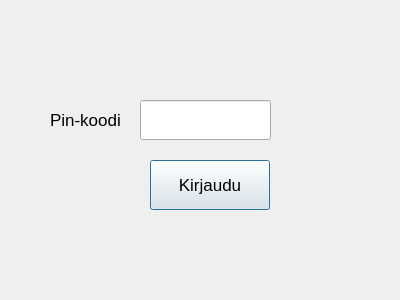
<?xml version="1.0" encoding="UTF-8"?>
<ui version="4.0">
 <class>kirjaudusisaan</class>
 <widget class="QDialog" name="kirjaudusisaan">
  <property name="geometry">
   <rect>
    <x>0</x>
    <y>0</y>
    <width>400</width>
    <height>300</height>
   </rect>
  </property>
  <property name="font">
   <font>
    <pointsize>13</pointsize>
   </font>
  </property>
  <property name="windowTitle">
   <string>Dialog</string>
  </property>
  <widget class="QLineEdit" name="lePinkoodi">
   <property name="geometry">
    <rect>
     <x>140</x>
     <y>100</y>
     <width>131</width>
     <height>40</height>
    </rect>
   </property>
  </widget>
  <widget class="QPushButton" name="btnKirjaudu">
   <property name="geometry">
    <rect>
     <x>150</x>
     <y>160</y>
     <width>120</width>
     <height>50</height>
    </rect>
   </property>
   <property name="text">
    <string>Kirjaudu</string>
   </property>
  </widget>
  <widget class="QLabel" name="label_2">
   <property name="geometry">
    <rect>
     <x>50</x>
     <y>110</y>
     <width>81</width>
     <height>20</height>
    </rect>
   </property>
   <property name="font">
    <font>
     <pointsize>13</pointsize>
    </font>
   </property>
   <property name="text">
    <string>Pin-koodi</string>
   </property>
  </widget>
 </widget>
 <resources/>
 <connections/>
</ui>
